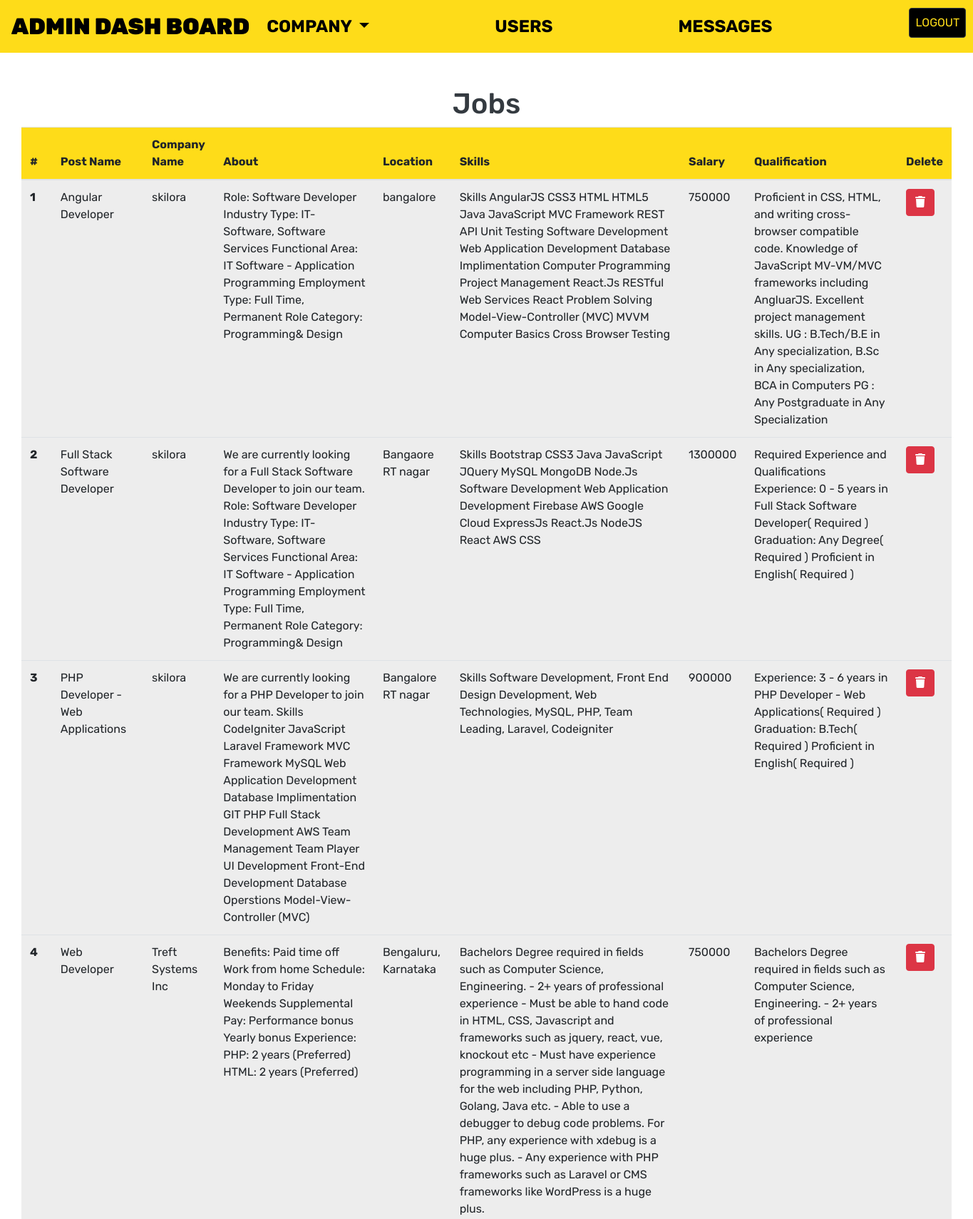
/admin/company_job_admin.php (signed in, upper part), run on the app's committed database.
### tables this page shows
CREATE TABLE `job_db` (
  `job_id` int(11) NOT NULL,
  `comp_id` int(11) NOT NULL,
  `job_name` varchar(255) NOT NULL,
  `job_about` varchar(1000) NOT NULL,
  `job_address` varchar(255) NOT NULL,
  `job_skills` varchar(1000) NOT NULL,
  `job_salary` varchar(255) NOT NULL,
  `job_qualification` varchar(1000) NOT NULL,
  `datetime` datetime NOT NULL DEFAULT current_timestamp()
);

CREATE TABLE `company_db` (
  `comp_id` int(11) NOT NULL,
  `comp_name` varchar(255) NOT NULL,
  `comp_about` varchar(1000) NOT NULL,
  `comp_address` varchar(255) NOT NULL,
  `comp_email` varchar(255) NOT NULL,
  `comp_password` varchar(255) NOT NULL,
  `datetime` datetime NOT NULL DEFAULT current_timestamp()
);

### admin/company_job_admin.php (the view, shortened to what this page needs)
<!DOCTYPE html>
<html lang="en">
<head>
    <link rel="stylesheet" href="https://cdn.jsdelivr.net/npm/bootstrap@4.5.3/dist/css/bootstrap.min.css"
>
    <link rel="stylesheet" href="/jobalert.in/user/style.css">
</head>
<body>
    <?php
include '_dbconnect.php';
?>
    <?php
include("_admin_navbar.php");
?>
<div class="container-fluid mt-4 pt-4">
<div class="container-fluid">
<table class="table table-responsive-sm  table-responsive-md ">
  <thead class="thead">
  <h1 class="text-dark text-center"> Jobs</h1>
    <tr>
      <th scope="col">#</th>
      <th scope="col">Post Name</th>
      <th scope="col">Company Name</th>
      <th scope="col">About</th>
      <th scope="col">Location</th>
      <th scope="col">Skills</th>
      <th scope="col">Salary</th>
      <th scope="col">Qualification</th>
      <th scope="col">Delete</th>
    </tr>
  </thead>
  <tbody>
  <?php
$sql = "SELECT * FROM company_db JOIN job_db ON company_db.comp_id = job_db.comp_id ORDER BY job_db.datetime DESC";
$result = mysqli_query($conn ,$sql);
$count=0;
while($row = mysqli_fetch_assoc($result)){
    $job_id=$row['job_id'];
    $comp_name=$row['comp_name'];
    $job_name=$row['job_name'];
    $job_about=$row['job_about'];
    $job_address=$row['job_address'];
    $job_skills=$row['job_skills'];
    $job_salary=$row['job_salary'];
    $job_qualification=$row['job_qualification'];
    $count++;
    echo'<tr>
      <th scope="row">'.$count.'</th>
      <td>'.$job_name.'</td>
      <td>'.$comp_name.'</td>
      <td>'.$job_about.'</td>
      <td>'.$job_address.'</td>
      <td>'.$job_skills.'</td>
      <td>'.$job_salary.'</td>
      <td>'.$job_qualification.'</td>
     <td><a class="btn btn-danger"  href="comp_admin_job_delete.php?job_id='.$job_id.'"><i class="fas fa-trash"></i></a></td>
    </tr>';}
    ?>
  </tbody>
</table>
    </div>
</div>
</body>
</html>

### user/style.css (style rules this page uses)
* { margin: 0; padding: 0; box-sizing: border-box; }
body { font-family: 'Rubik', sans-serif !important; }
.table { background-color: #ededed; }
.thead { background-color: #fedc19 !important; }

### data on the page
job_db: job_name "Angular Developer", comp.comp_name "skilora", job_about "Role: Software Developer Industry Type: IT-Software, Software Services Functional Area: IT Software - Application Programming Employment Type: Full Time, Permanent Role Category: Programming& Design", job_address "bangalore", job_skills "Skills AngularJS CSS3 HTML HTML5 Java JavaScript MVC Framework REST API Unit Testing Software Development Web Application Development Database Implimentation Computer Programming Project Management React.Js RESTful Web Services React Problem Solving Model-View-Controller (MVC) MVVM Computer Basics Cross Browser Testing", job_salary "750000", job_qualification "Proficient in CSS, HTML, and writing cross-browser compatible code. Knowledge of JavaScript MV-VM/MVC frameworks including AngluarJS. Excellent project management skills. UG : B.Tech/B.E in Any specialization, B.Sc in Any specialization, BCA in Computers PG : Any Postgraduate in Any Specialization"
job_db: job_name "Full Stack Software Developer", comp.comp_name "skilora", job_about "We are currently looking for a Full Stack Software Developer to join our team. Role: Software Developer Industry Type: IT-Software, Software Services Functional Area: IT Software - Application Programming Employment Type: Full Time, Permanent Role Category: Programming& Design", job_address "Bangaore RT nagar", job_skills "Skills Bootstrap CSS3 Java JavaScript JQuery MySQL MongoDB Node.Js Software Development Web Application Development Firebase AWS Google Cloud ExpressJs React.Js NodeJS React AWS CSS", job_salary "1300000", job_qualification "Required Experience and Qualifications Experience: 0 - 5 years in Full Stack Software Developer( Required ) Graduation: Any Degree( Required ) Proficient in English( Required )"
job_db: job_name "PHP Developer - Web Applications", comp.comp_name "skilora", job_about "We are currently looking for a PHP Developer to join our team. Skills CodeIgniter JavaScript Laravel Framework MVC Framework MySQL Web Application Development Database Implimentation GIT PHP Full Stack Development AWS Team Management Team Player UI Development Front-End Development Database Operstions Model-View-Controller (MVC)", job_address "Bangalore RT nagar", job_skills "Skills Software Development, Front End Design Development, Web Technologies, MySQL, PHP, Team Leading, Laravel, Codeigniter", job_salary "900000", job_qualification "Experience: 3 - 6 years in PHP Developer - Web Applications( Required ) Graduation: B.Tech( Required ) Proficient in English( Required )"
job_db: job_name "Web Developer", comp.comp_name "Treft Systems Inc", job_about "Benefits: Paid time off Work from home Schedule: Monday to Friday Weekends Supplemental Pay: Performance bonus Yearly bonus Experience: PHP: 2 years (Preferred) HTML: 2 years (Preferred)", job_address "Bengaluru, Karnataka", job_skills "Bachelors Degree required in fields such as Computer Science, Engineering. - 2+ years of professional experience - Must be able to hand code in HTML, CSS, Javascript and frameworks such as jquery, react, vue, knockout etc - Must have experience programming in a server side language for the web including PHP, Python, Golang, Java etc. - Able to use a debugger to debug code problems. For PHP, any experience with xdebug is a huge plus. - Any experience with PHP frameworks such as Laravel or CMS frameworks like WordPress is a huge plus.", job_salary "750000", job_qualification "Bachelors Degree required in fields such as Computer Science, Engineering. - 2+ years of professional experience"
